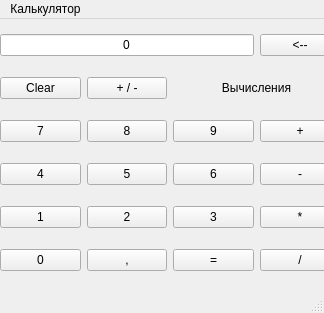
<?xml version="1.0" encoding="UTF-8"?>
<ui version="4.0">
 <class>MainWindow</class>
 <widget class="QMainWindow" name="MainWindow">
  <property name="geometry">
   <rect>
    <x>0</x>
    <y>0</y>
    <width>324</width>
    <height>313</height>
   </rect>
  </property>
  <property name="minimumSize">
   <size>
    <width>324</width>
    <height>313</height>
   </size>
  </property>
  <property name="maximumSize">
   <size>
    <width>324</width>
    <height>313</height>
   </size>
  </property>
  <property name="windowTitle">
   <string>MainWindow</string>
  </property>
  <property name="animated">
   <bool>true</bool>
  </property>
  <widget class="QWidget" name="centralwidget">
   <widget class="QWidget" name="gridLayoutWidget">
    <property name="geometry">
     <rect>
      <x>0</x>
      <y>0</y>
      <width>340</width>
      <height>271</height>
     </rect>
    </property>
    <layout class="QGridLayout" name="gridLayout">
     <item row="2" column="3">
      <widget class="QPushButton" name="btn_9">
       <property name="text">
        <string>9</string>
       </property>
      </widget>
     </item>
     <item row="3" column="2">
      <widget class="QPushButton" name="btn_5">
       <property name="text">
        <string>5</string>
       </property>
      </widget>
     </item>
     <item row="2" column="2">
      <widget class="QPushButton" name="btn_8">
       <property name="text">
        <string>8</string>
       </property>
      </widget>
     </item>
     <item row="3" column="4">
      <widget class="QPushButton" name="btn_minus">
       <property name="text">
        <string>-</string>
       </property>
      </widget>
     </item>
     <item row="6" column="4">
      <widget class="QPushButton" name="btn_multiply">
       <property name="text">
        <string>*</string>
       </property>
      </widget>
     </item>
     <item row="2" column="1">
      <widget class="QPushButton" name="btn_7">
       <property name="text">
        <string>7</string>
       </property>
      </widget>
     </item>
     <item row="7" column="1">
      <widget class="QPushButton" name="btn_0">
       <property name="text">
        <string>0</string>
       </property>
      </widget>
     </item>
     <item row="2" column="4">
      <widget class="QPushButton" name="btn_plus">
       <property name="text">
        <string>+</string>
       </property>
      </widget>
     </item>
     <item row="6" column="2">
      <widget class="QPushButton" name="btn_2">
       <property name="text">
        <string>2</string>
       </property>
      </widget>
     </item>
     <item row="6" column="1">
      <widget class="QPushButton" name="btn_1">
       <property name="text">
        <string>1</string>
       </property>
      </widget>
     </item>
     <item row="6" column="3">
      <widget class="QPushButton" name="btn_3">
       <property name="text">
        <string>3</string>
       </property>
      </widget>
     </item>
     <item row="7" column="2">
      <widget class="QPushButton" name="btn_dot">
       <property name="text">
        <string>,</string>
       </property>
      </widget>
     </item>
     <item row="3" column="3">
      <widget class="QPushButton" name="btn_6">
       <property name="text">
        <string>6</string>
       </property>
      </widget>
     </item>
     <item row="7" column="4">
      <widget class="QPushButton" name="btn_div">
       <property name="text">
        <string>/</string>
       </property>
      </widget>
     </item>
     <item row="3" column="1">
      <widget class="QPushButton" name="btn_4">
       <property name="text">
        <string>4</string>
       </property>
      </widget>
     </item>
     <item row="7" column="3">
      <widget class="QPushButton" name="btn_equal">
       <property name="text">
        <string>=</string>
       </property>
       <property name="checkable">
        <bool>false</bool>
       </property>
      </widget>
     </item>
     <item row="1" column="1">
      <widget class="QPushButton" name="btn_clear">
       <property name="text">
        <string>Clear</string>
       </property>
      </widget>
     </item>
     <item row="1" column="2">
      <widget class="QPushButton" name="btn_sign">
       <property name="text">
        <string>+ / -</string>
       </property>
      </widget>
     </item>
     <item row="0" column="1" colspan="3">
      <widget class="QLineEdit" name="lineEdit">
       <property name="text">
        <string>0</string>
       </property>
       <property name="maxLength">
        <number>10</number>
       </property>
       <property name="cursorPosition">
        <number>1</number>
       </property>
       <property name="alignment">
        <set>Qt::AlignCenter</set>
       </property>
      </widget>
     </item>
     <item row="0" column="4">
      <widget class="QPushButton" name="btn_back">
       <property name="text">
        <string>&lt;--</string>
       </property>
      </widget>
     </item>
     <item row="1" column="3" colspan="2">
      <widget class="QLabel" name="tips">
       <property name="text">
        <string>Вычисления</string>
       </property>
       <property name="alignment">
        <set>Qt::AlignCenter</set>
       </property>
      </widget>
     </item>
    </layout>
   </widget>
  </widget>
  <widget class="QMenuBar" name="menubar">
   <property name="geometry">
    <rect>
     <x>0</x>
     <y>0</y>
     <width>324</width>
     <height>20</height>
    </rect>
   </property>
   <widget class="QMenu" name="menu">
    <property name="title">
     <string>Калькулятор</string>
    </property>
   </widget>
   <addaction name="menu"/>
  </widget>
  <widget class="QStatusBar" name="statusbar"/>
 </widget>
 <resources/>
 <connections/>
</ui>
